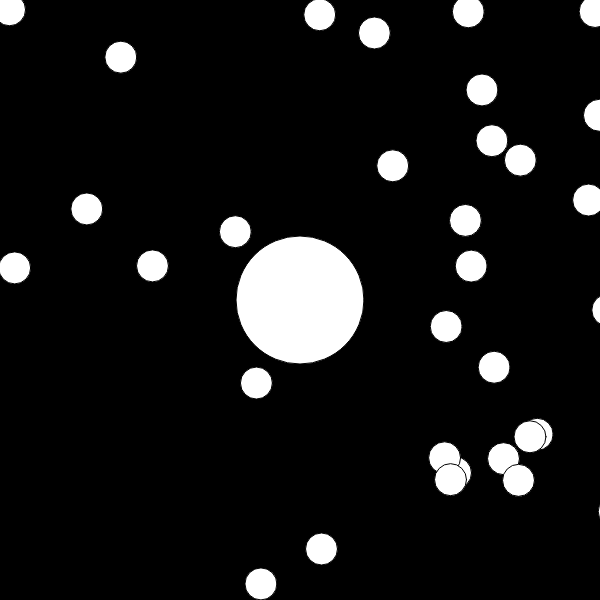
Frame 1 (no input)
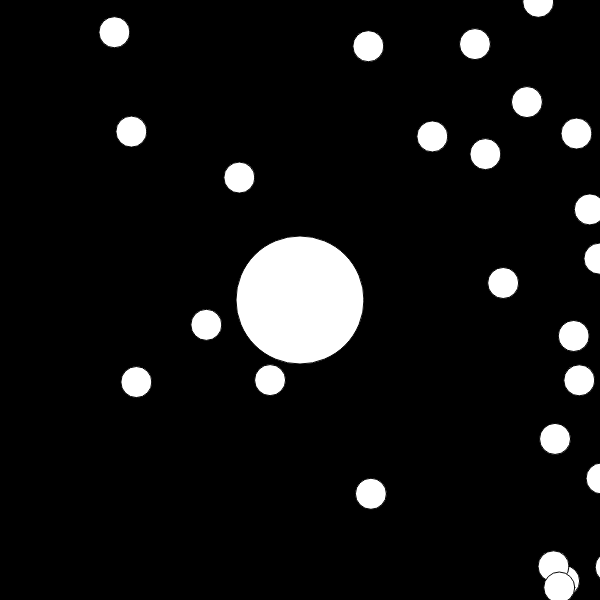
Frame 60 (no input)
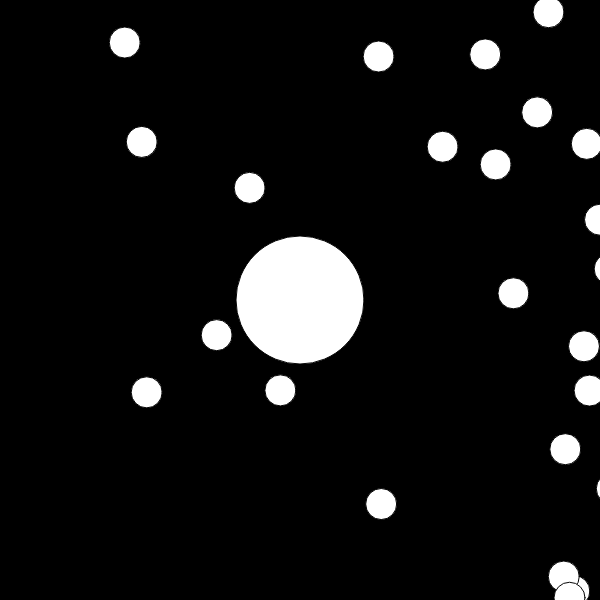
Frame 120 (the mouse pressed at the canvas centre since frame 60)

The p5.js sketch that drew these frames (run headless with seeded random() and noise() and a simulated clock; from frame 60 on, the mouse is pressed at the canvas centre):

// p5.js sketch
// ── sketch.js
let blob;
let blobs = [];
let zoom = 1;

function setup() {
    createCanvas(600, 600);
    blob = new Blob(0, 0);
    for (let i = 0; i < 100; i++) {
        let x = random(-width, width);
        let y = random(-height, height); 
        blobs[i] = new Blob(x, y, 16);
    }
}

function draw() {
    background(0);

    //translate magic.....
    translate(width/2, height/2);
    //option2 or step2, scale the world
    //smooth
    let newZoom = 64/blob.r;
    zoom = lerp(zoom, newZoom, 0.1);
    scale(zoom);
    translate(-blob.pos.x, -blob.pos.y);
    blob.show();
    blob.update();
    for (let i = blobs.length-1; i >= 0; i--) {
        blobs[i].show();
        if (blob.eats(blobs[i])) {
            //option1 or step1, self grow. 
            blob.grow(blobs[i].r);
            blobs.splice(i, 1);
        }
    }
}



// ── blob.js

function Blob(x, y, rad = 64) {
    this.pos = createVector(x, y);
    this.r = rad;
    this.vel = createVector(0, 0);
    this.show = function() {
        fill(255);
        ellipse(this.pos.x, this.pos.y, this.r*2, this.r*2);
    }

    this.update = function() {
        let mouse = createVector(mouseX-width/2, mouseY-height/2);
        let d = dist(mouse.x, mouse.y, this.pos.x, this.pos.y);
        if (d > 10) {
            // mouse.sub(this.pos);
            mouse.setMag(3);
            this.vel.lerp(mouse, 0.2);
            this.pos.add(this.vel);
        }     
    }
    this.eats = function(food) {
        let d = p5.Vector.dist(this.pos, food.pos);
        return d < this.r + food.r - 5;
    }
    this.grow = function(rad) {
        let sum = sq(this.r) + sq(rad);
        this.r = sqrt(sum);
        // this.r += rad;
    }
}
